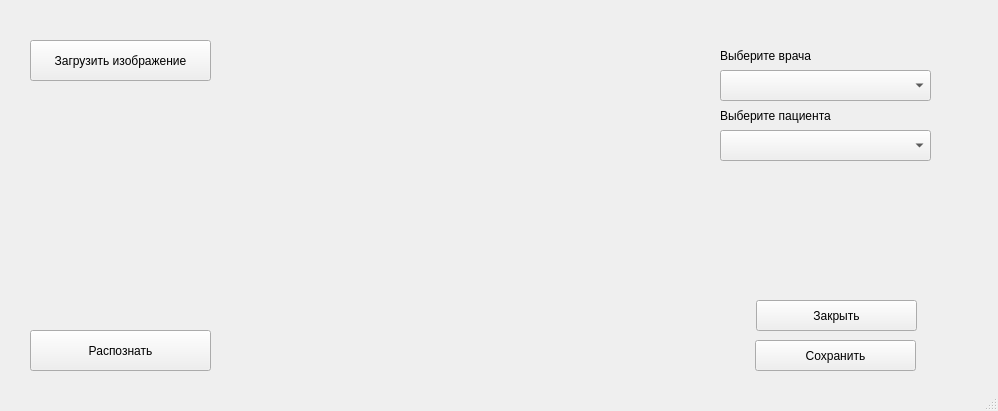
<?xml version="1.0" encoding="UTF-8"?>
<ui version="4.0">
 <class>MainWindow</class>
 <widget class="QMainWindow" name="MainWindow">
  <property name="geometry">
   <rect>
    <x>0</x>
    <y>0</y>
    <width>998</width>
    <height>411</height>
   </rect>
  </property>
  <property name="windowTitle">
   <string>MainWindow</string>
  </property>
  <widget class="QWidget" name="centralwidget">
   <widget class="QComboBox" name="comboBox">
    <property name="geometry">
     <rect>
      <x>720</x>
      <y>70</y>
      <width>211</width>
      <height>31</height>
     </rect>
    </property>
   </widget>
   <widget class="QComboBox" name="comboBox_2">
    <property name="geometry">
     <rect>
      <x>720</x>
      <y>130</y>
      <width>211</width>
      <height>31</height>
     </rect>
    </property>
   </widget>
   <widget class="QLabel" name="label">
    <property name="geometry">
     <rect>
      <x>720</x>
      <y>46</y>
      <width>211</width>
      <height>20</height>
     </rect>
    </property>
    <property name="text">
     <string>Выберите врача</string>
    </property>
   </widget>
   <widget class="QLabel" name="label_2">
    <property name="geometry">
     <rect>
      <x>720</x>
      <y>106</y>
      <width>211</width>
      <height>20</height>
     </rect>
    </property>
    <property name="text">
     <string>Выберите пациента</string>
    </property>
   </widget>
   <widget class="QLabel" name="label_3">
    <property name="geometry">
     <rect>
      <x>323</x>
      <y>50</y>
      <width>301</width>
      <height>31</height>
     </rect>
    </property>
    <property name="text">
     <string/>
    </property>
   </widget>
   <widget class="QLabel" name="label_4">
    <property name="geometry">
     <rect>
      <x>360</x>
      <y>80</y>
      <width>151</width>
      <height>16</height>
     </rect>
    </property>
    <property name="text">
     <string/>
    </property>
   </widget>
   <widget class="QPushButton" name="pushButton">
    <property name="geometry">
     <rect>
      <x>30</x>
      <y>40</y>
      <width>181</width>
      <height>41</height>
     </rect>
    </property>
    <property name="text">
     <string>Загрузить изображение</string>
    </property>
   </widget>
   <widget class="QLabel" name="label_5">
    <property name="geometry">
     <rect>
      <x>20</x>
      <y>99</y>
      <width>201</width>
      <height>221</height>
     </rect>
    </property>
    <property name="text">
     <string/>
    </property>
   </widget>
   <widget class="QLabel" name="label_6">
    <property name="geometry">
     <rect>
      <x>340</x>
      <y>99</y>
      <width>201</width>
      <height>221</height>
     </rect>
    </property>
    <property name="text">
     <string/>
    </property>
   </widget>
   <widget class="QPushButton" name="pushButton_2">
    <property name="geometry">
     <rect>
      <x>30</x>
      <y>330</y>
      <width>181</width>
      <height>41</height>
     </rect>
    </property>
    <property name="text">
     <string>Распознать</string>
    </property>
   </widget>
   <widget class="QLabel" name="label_7">
    <property name="geometry">
     <rect>
      <x>250</x>
      <y>340</y>
      <width>441</width>
      <height>31</height>
     </rect>
    </property>
    <property name="text">
     <string/>
    </property>
    <property name="alignment">
     <set>Qt::AlignCenter</set>
    </property>
   </widget>
   <widget class="QPushButton" name="pushButton_3">
    <property name="geometry">
     <rect>
      <x>755</x>
      <y>340</y>
      <width>161</width>
      <height>31</height>
     </rect>
    </property>
    <property name="text">
     <string>Сохранить</string>
    </property>
   </widget>
   <widget class="QLabel" name="label_8">
    <property name="geometry">
     <rect>
      <x>320</x>
      <y>410</y>
      <width>331</width>
      <height>16</height>
     </rect>
    </property>
    <property name="font">
     <font>
      <pointsize>1</pointsize>
     </font>
    </property>
    <property name="text">
     <string/>
    </property>
   </widget>
   <widget class="QPushButton" name="pushButton_4">
    <property name="geometry">
     <rect>
      <x>756</x>
      <y>300</y>
      <width>161</width>
      <height>31</height>
     </rect>
    </property>
    <property name="text">
     <string>Закрыть</string>
    </property>
   </widget>
  </widget>
  <widget class="QMenuBar" name="menubar">
   <property name="geometry">
    <rect>
     <x>0</x>
     <y>0</y>
     <width>998</width>
     <height>21</height>
    </rect>
   </property>
  </widget>
  <widget class="QStatusBar" name="statusbar"/>
 </widget>
 <resources/>
 <connections/>
</ui>
